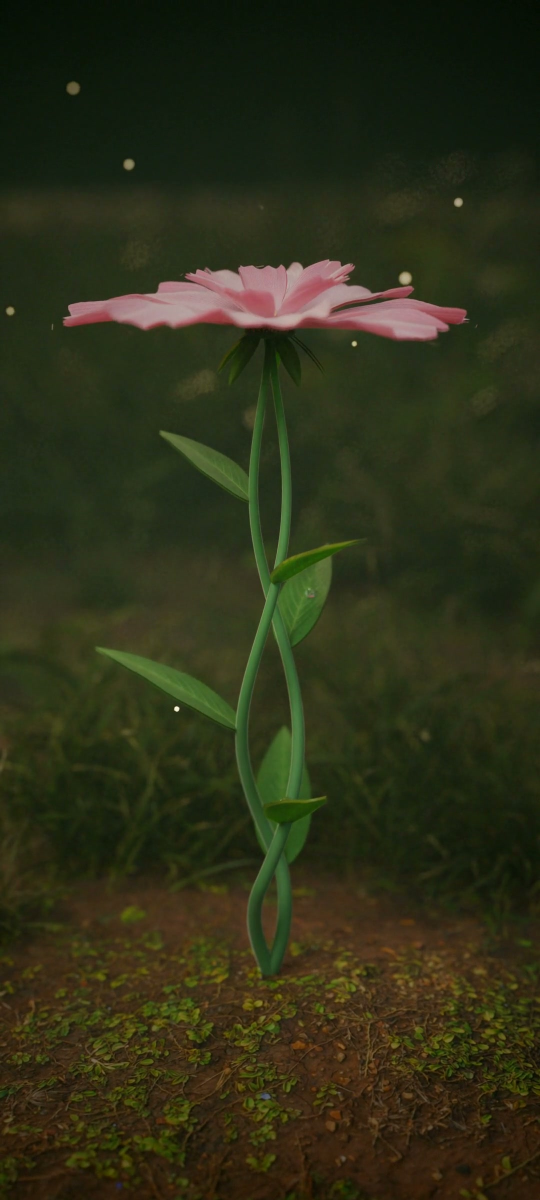
#> input picture app/assets/intro/intro_day_last.jpg, 1080 x 2400 px (shown at 1/2 size)
$ python -i pack.py   (imports and definitions only)
#> lines starting #> are read from the running program, lines starting #| are printed output that depends on the picture
"""Pack FouLove : dédoublonne, allège (sans perte visible), nomme par empreinte, miniatures et index. En parallèle."""
import os, sys, json, hashlib, io
from multiprocessing import Pool
from PIL import Image, ImageSequence
SRC, OUT = sys.argv[1], sys.argv[2]

def work(path):
    raw = open(path, 'rb').read()
    try:
        im = Image.open(io.BytesIO(raw)); n = getattr(im, 'n_frames', 1)
#> in work, im is the input picture: PIL image 1080x2400 RGB; mean R, G, B 45.8, 47.7, 23.9
#> after `n = getattr(im, 'n_frames', 1)`: n = 1
    except Exception:
        return None
    full = raw
    try:
        if n > 1:
            # Animé : gardé tel quel s'il est déjà léger, sinon réduit à 384 px.
            if len(raw) > 300 * 1024:
                frames, durs = [], []
                for fr in ImageSequence.Iterator(im):
                    frames.append(fr.convert('RGBA').resize((384, 384), Image.LANCZOS))
                    durs.append(fr.info.get('duration', 80))
                b = io.BytesIO()
                frames[0].save(b, 'WEBP', save_all=True, append_images=frames[1:], duration=durs, loop=0, quality=60, method=4)
                if len(b.getvalue()) < len(raw): full = b.getvalue()
        elif len(raw) > 60 * 1024 or max(im.size) > 512:
            fr = im.convert('RGBA'); fr.thumbnail((512, 512), Image.LANCZOS)
#> after `fr.thumbnail((512, 512), Image.LANCZOS)`:
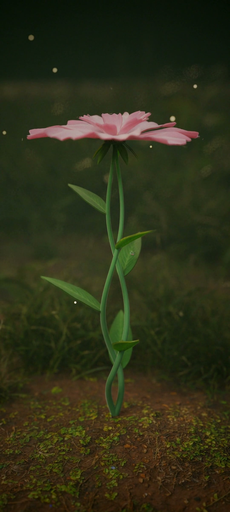
#> fr: PIL image 230x512 RGBA; mean R, G, B, A 45.8, 47.7, 23.9, 255
            b = io.BytesIO(); fr.save(b, 'WEBP', quality=80, method=4)
            if len(b.getvalue()) < len(raw): full = b.getvalue()
        im2 = Image.open(io.BytesIO(full)); im2.seek(0); w, h = im2.size
#> after `w, h = im2.size`: w = 230; h = 512
        t = im2.convert('RGBA'); t.thumbnail((160, 160), Image.LANCZOS)
#> after `t.thumbnail((160, 160), Image.LANCZOS)`:
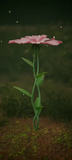
#> t: PIL image 72x160 RGBA; mean R, G, B, A 45.7, 47.8, 23.9, 255
        tb = io.BytesIO(); t.save(tb, 'WEBP', quality=70, method=4)
    except Exception:
        return None
    sid = hashlib.sha256(full).hexdigest()
    open(os.path.join(OUT, 'v1', sid + '.webp'), 'wb').write(full)
    open(os.path.join(OUT, 'v1', 't', sid + '.webp'), 'wb').write(tb.getvalue())
    return {'id': sid, 'w': w, 'h': h, 'a': 1 if n > 1 else 0, 's': len(full), 't': len(tb.getvalue())}

# [18 lines not run here, left out]

>>> result = work('../../app/assets/intro/intro_day_last.jpg')
#> result = 6 items
